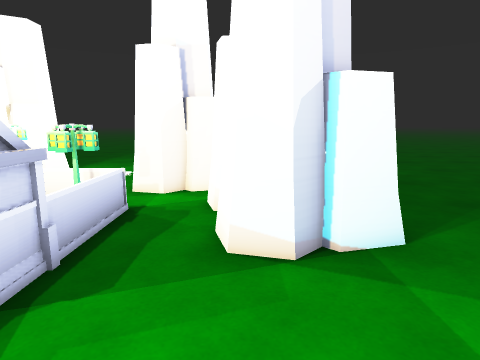
View 1 (above)

18 first-person views from a walk through a 3-D level made in the Unity game engine. The camera is 1.3 m above the floor, tilts 10° down and sees 75° across. The floor is counted in squares, 0.5 m on a side. Each view is taken from the middle of a square. On the plan, view 1 faces up. The plan holds only what a view shows up to about 20 squares ahead; the rest is blank. The place goes on beyond the plan. The player character is not drawn.

View 2
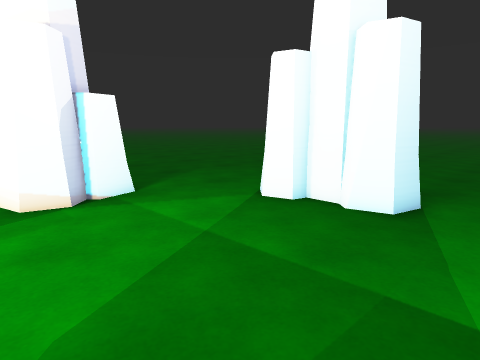

View 3
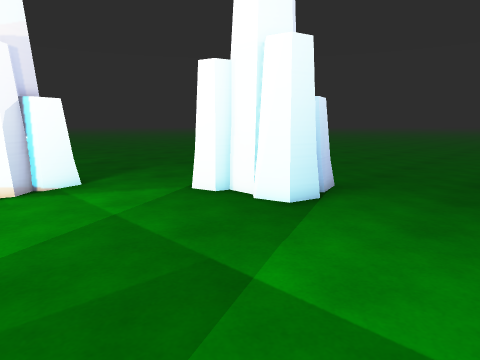

View 4
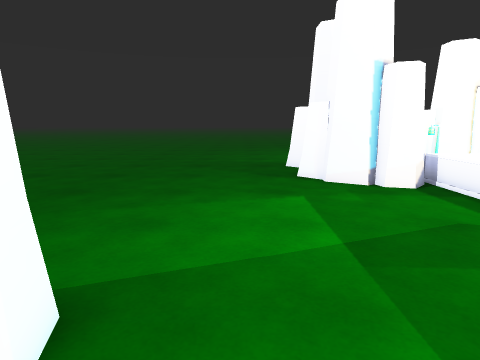

View 5
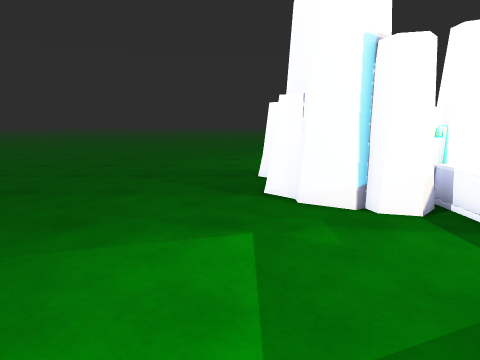

View 6
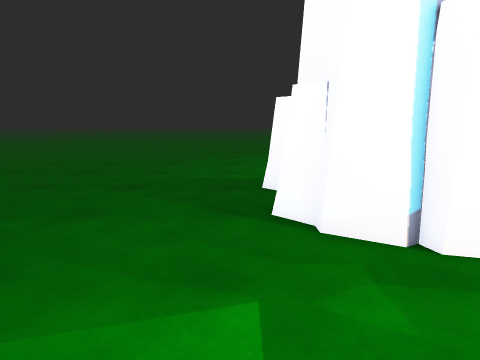

View 7
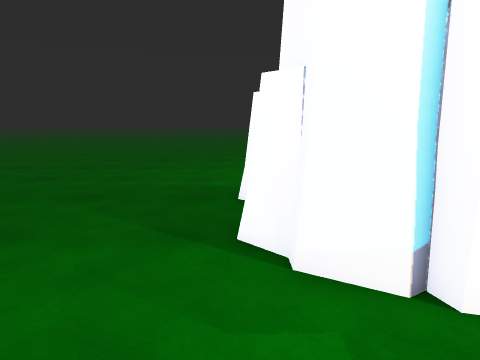

View 8
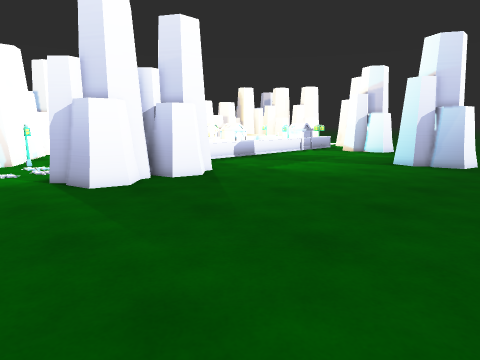

View 9
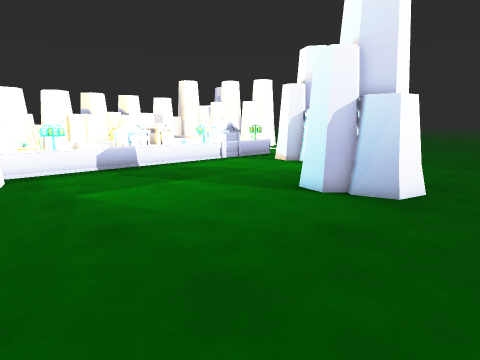

View 10
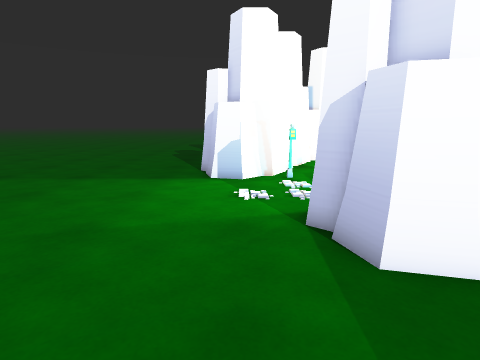

View 11
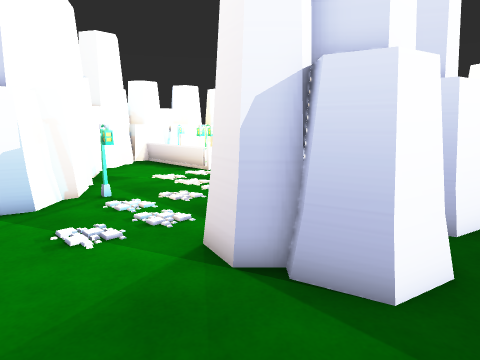

View 12
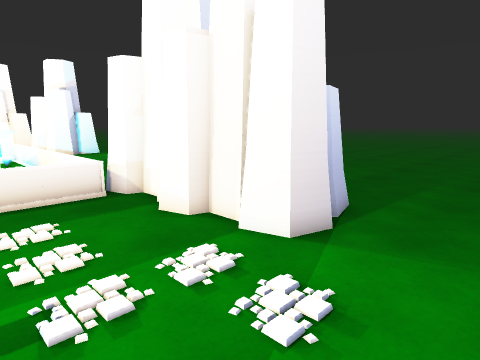

View 13
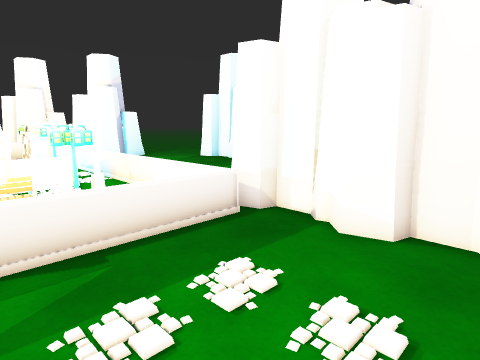

View 14
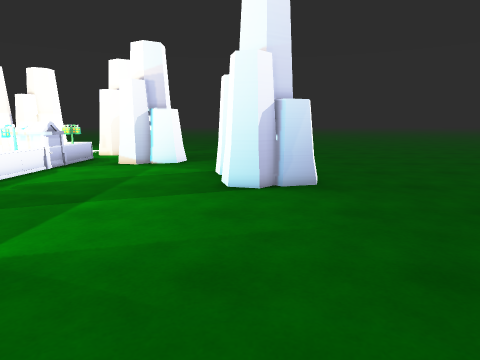

View 15
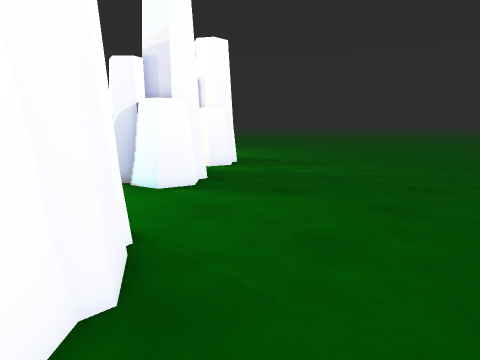

View 16
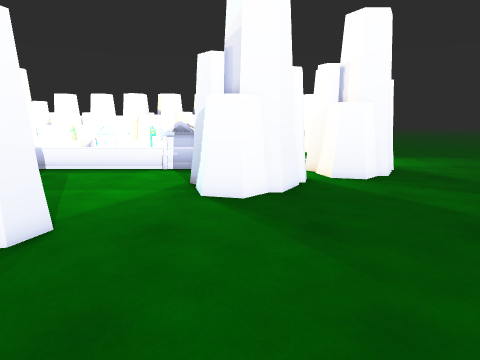

View 17
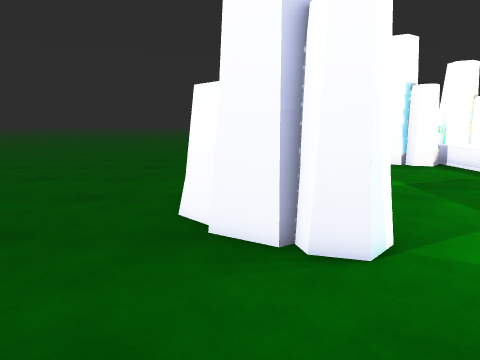

View 18
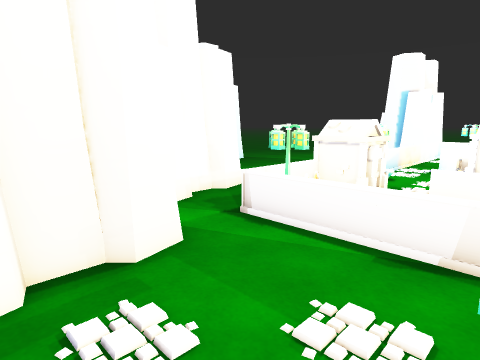

### Floor plan
Key: @ floor where view 1 was taken; # wall or solid block; . floor; = window, fence, low wall or low ledge; T tombstone; O other object.
Columns run from 11 left of view 1 to 15 right of it. Each row starts with its distance up from view 1.
 20  .... .....       ........
 19 O.... .......    .........
 18 OO     .......  ..........
 17 OO      O................
 16  .   .O OOO..............
 15  O  ..OO OO..............
 14  O ....OOOOO.............
 13   .....OOOOO.............
 12  ......OOO................
 11  ......... OO.............
 10         ..OOOOO...........
  9   ====OO=.OO OO...........
  8       OO ..OOOOO...........
  7        = ..OOOOO..........
  6       O# ..OOO............
  5   == OOOO..................
  4      OOOO..................
  3     ..O# .........OOO......
  2     ..O# .........OOOOO....
  1      .OO .........OO OO....
  0    O .OO ..@.......OOOOO...
 -1    OO..= .........OOOOO....
 -2    OO..= ..........OOO.....
 -3    O  .= ..................
 -4       .= ..................
 -5    ===.= ..................
 -6     ...= ..................
 -7     OO = ..................
 -8     OO = ..................
 -9     TT = ..................
-10     TT = ..................
-11         OOO................
-12 OO===== OOOOO..............
-13        =OO OO..............
-14 .........OOOOO.............
-15 ........OOOOOO.............
-16 ........OOOOO..............
-17 ........OO OO..............
-18 .........OOOOO.............
-19 O..O.....OOOOO.............
-20 OOOO.....OOO...............
-21  OO........................
-22 OOOO.......................
-23 OOOO.......................
-24 OO.........................

Where each view was taken, in squares from view 1:
view 1: 0 up, 0 right, facing up
view 2: 5 down, 2 left, facing up-right
view 3: 8 down, 1 left, facing up-right
view 4: 2 up, 5 right, facing down
view 5: 2 down, 3 right, facing down
view 6: 5 down, 3 right, facing down
view 7: 7 down, 2 right, facing down
view 8: 24 down, 15 right, facing up-left
view 9: 13 down, 15 right, facing up-left
view 10: 22 down, 7 right, facing left
view 11: 24 down, 3 right, facing up-left
view 12: 24 down, 8 left, facing up-right
view 13: 19 down, 10 left, facing up-right
view 14: 15 down, 8 right, facing up
view 15: 0 up, 15 right, facing up-left
view 16: 8 up, 15 right, facing left
view 17: 9 up, 10 right, facing down
view 18: 16 up, 10 left, facing down-right
